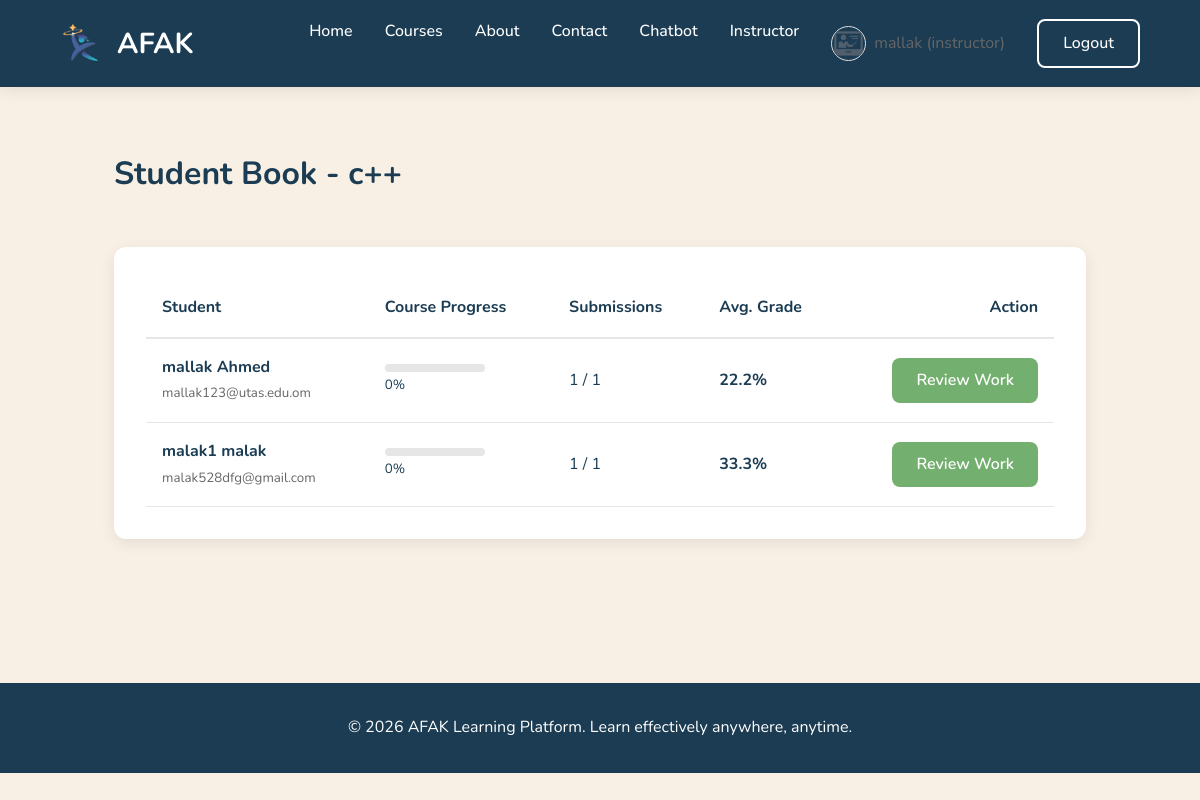
The app's page /instructor/students.php (signed in) with its own data.
### tables this page shows
CREATE TABLE IF NOT EXISTS `courses` (
  `id` int(10) UNSIGNED NOT NULL AUTO_INCREMENT,
  `title` varchar(255) NOT NULL,
  `slug` varchar(191) NOT NULL,
  `description` text NOT NULL,
  `short_description` varchar(500) DEFAULT NULL,
  `thumbnail_url` varchar(500) DEFAULT NULL,
  `category_id` int(10) UNSIGNED DEFAULT NULL,
  `instructor_id` int(10) UNSIGNED NOT NULL,
  `status` enum('draft','pending_review','approved','rejected','published') NOT NULL DEFAULT 'draft',
  `is_free` tinyint(1) NOT NULL DEFAULT '1',
  `price` decimal(10,2) DEFAULT NULL,
  `duration_hours` int(10) UNSIGNED DEFAULT NULL COMMENT 'Estimated total hours',
  `level` enum('beginner','intermediate','advanced','all') DEFAULT 'all',
  `learning_style` enum('visual','verbal','mixed') NOT NULL DEFAULT 'mixed',
  `approved_by` int(10) UNSIGNED DEFAULT NULL,
  `approved_at` timestamp NULL DEFAULT NULL,
  `rejection_reason` text,
  `created_at` timestamp NULL DEFAULT CURRENT_TIMESTAMP,
  `updated_at` timestamp NULL DEFAULT CURRENT_TIMESTAMP ON UPDATE CURRENT_TIMESTAMP,
  `cover_url` varchar(500) DEFAULT NULL COMMENT 'Course cover image',
  PRIMARY KEY (`id`),
  UNIQUE KEY `slug` (`slug`),
  KEY `approved_by` (`approved_by`),
  KEY `idx_courses_status` (`status`),
  KEY `idx_courses_instructor` (`instructor_id`),
  KEY `idx_courses_category` (`category_id`)
);

CREATE TABLE IF NOT EXISTS `enrollments` (
  `id` int(10) UNSIGNED NOT NULL AUTO_INCREMENT,
  `student_id` int(10) UNSIGNED NOT NULL,
  `course_id` int(10) UNSIGNED NOT NULL,
  `status` enum('active','completed','dropped') NOT NULL DEFAULT 'active',
  `enrolled_at` timestamp NULL DEFAULT CURRENT_TIMESTAMP,
  `completed_at` timestamp NULL DEFAULT NULL,
  `progress_percent` decimal(5,2) NOT NULL DEFAULT '0.00',
  `time_spent_seconds` int(10) UNSIGNED NOT NULL DEFAULT '0',
  PRIMARY KEY (`id`),
  UNIQUE KEY `unique_enrollment` (`student_id`,`course_id`),
  KEY `idx_enrollments_student` (`student_id`),
  KEY `idx_enrollments_course` (`course_id`),
  KEY `idx_enrollments_status` (`status`)
);

CREATE TABLE IF NOT EXISTS `users` (
  `id` int(10) UNSIGNED NOT NULL AUTO_INCREMENT,
  `username` varchar(50) NOT NULL,
  `email` varchar(191) NOT NULL,
  `password_hash` varchar(255) NOT NULL,
  `first_name` varchar(100) NOT NULL,
  `last_name` varchar(100) NOT NULL,
  `role` enum('student','instructor','admin') NOT NULL DEFAULT 'student',
  `avatar_url` varchar(500) DEFAULT NULL,
  `bio` text,
  `is_active` tinyint(1) NOT NULL DEFAULT '1',
  `email_verified_at` timestamp NULL DEFAULT NULL,
  `last_login_at` timestamp NULL DEFAULT NULL,
  `created_at` timestamp NULL DEFAULT CURRENT_TIMESTAMP,
  `updated_at` timestamp NULL DEFAULT CURRENT_TIMESTAMP ON UPDATE CURRENT_TIMESTAMP,
  `survey_skipped` tinyint(1) DEFAULT '0',
  PRIMARY KEY (`id`),
  UNIQUE KEY `username` (`username`),
  UNIQUE KEY `email` (`email`),
  KEY `idx_users_role` (`role`)
);

### includes/functions.php (called while the page is built, shortened)
<?php
function e(string $str): string {
    return htmlspecialchars($str, ENT_QUOTES, 'UTF-8');
}

### instructor/students.php (the view, shortened to what this page needs)
<?php
require_once __DIR__ . '/../config/db.php';
require_once __DIR__ . '/../includes/functions.php';
$instructorId = $_SESSION['user_id'];
$stmt = $pdo->prepare("SELECT id, title FROM courses WHERE instructor_id = ? ORDER BY title ASC");
$stmt->execute([$instructorId]);
$courses = $stmt->fetchAll();
$courseId = (int)($_GET['course_id'] ?? (!empty($courses) ? $courses[0]['id'] : 0));
$students = [];
$courseTitle = '';
if ($courseId) {
    foreach ($courses as $c) {
        if ($c['id'] == $courseId) {
            $courseTitle = $c['title'];
            break;
        }
    }
    $stmt = $pdo->prepare("
        SELECT u.id as student_id, u.first_name, u.last_name, u.email,
               e.progress_percent, e.status, e.id as enrollment_id
        FROM enrollments e
        JOIN users u ON e.student_id = u.id
        JOIN courses c ON e.course_id = c.id
        WHERE e.course_id = ? AND c.instructor_id = ?
        ORDER BY u.last_name, u.first_name
    ");
    $stmt->execute([$courseId, $instructorId]);
    $students = $stmt->fetchAll();
    $stmt = $pdo->prepare("SELECT COUNT(*) FROM assessments WHERE course_id = ?");
    $stmt->execute([$courseId]);
    $totalAssessments = $stmt->fetchColumn();
}
require_once __DIR__ . '/../includes/header.php';
?>
<div class="container">
    <h2 class="section-title">Student Book <?= $courseTitle ? '- ' . e($courseTitle) : '' ?></h2>
    <?php if ($courseId && !empty($students)): $courseIdEnc = (int)$courseId; ?>
        <div class="form-card" style="max-width: 100%;">
            <table style="width: 100%; border-collapse: collapse;">
                <thead>
                    <tr style="border-bottom: 2px solid var(--border);">
                        <th style="padding: 1rem; text-align: left;">Student</th>
                        <th style="padding: 1rem; text-align: left;">Course Progress</th>
                        <th style="padding: 1rem; text-align: left;">Submissions</th>
                        <th style="padding: 1rem; text-align: left;">Avg. Grade</th>
                        <th style="padding: 1rem; text-align: right;">Action</th>
                    </tr>
                </thead>
                <tbody>
                    <?php foreach ($students as $s): ?>
                        <tr style="border-bottom: 1px solid var(--border);">
                            <td style="padding: 1rem;">
                                <strong><?= e($s['first_name'] . ' ' . $s['last_name']) ?></strong><br>
                                <small class="text-muted"><?= e($s['email']) ?></small>
                            </td>
                            <td style="padding: 1rem;">
                                <div class="progress-bar" style="width: 100px; height: 8px;"><div class="progress-bar-fill" style="width: <?= (float)$s['progress_percent'] ?>%"></div></div>
                                <small><?= number_format($s['progress_percent'], 0) ?>%</small>
                            </td>
                            <td style="padding: 1rem;">
                                <?php
                                $sub = $pdo->prepare("SELECT COUNT(DISTINCT assessment_id) FROM assessment_attempts WHERE enrollment_id = ?");
                                $sub->execute([$s['enrollment_id']]);
                                $count = $sub->fetchColumn();
                                echo "<span class='badge'>" . $count . " / " . $totalAssessments . "</span>";
                                ?>
                            </td>
                            <td style="padding: 1rem; font-weight: bold;">
                                <?php
                                $score = $pdo->prepare("SELECT AVG(percent_score) FROM assessment_attempts WHERE enrollment_id = ?");
                                $score->execute([$s['enrollment_id']]);
                                $avg = $score->fetchColumn();
                                echo $avg !== null ? number_format($avg, 1) . '%' : '--';
                                ?>
                            </td>
                            <td style="padding: 1rem; text-align: right;">
                                <a href="grade-student.php?enrollment_id=<?= $s['enrollment_id'] ?>" class="btn btn-primary btn-sm">Review Work</a>
                            </td>
                        </tr>
                    <?php endforeach; ?>
                </tbody>
            </table>
        </div>
    <?php elseif ($courseId && empty($students)): ?>
        <p class="text-muted">No students are currently enrolled in this course.</p>
    <?php else: ?>
        <div class="alert alert-info">Please select a course from your <a href="<?= url('instructor/index.php') ?>">Dashboard</a> to view the Student Book.</div>
    <?php endif; ?>
</div>
<?php require_once __DIR__ . '/../includes/footer.php'; ?>

### assets/css/style.css (style rules this page uses)
:root { --primary: #1B3C53; --primary-dark: #163042; --accent: #73AF6F; --beige: #EADBC8; --beige-dark: #DAC0A3; --background: #F8F0E5; --white: #ffffff; --border: #e6e6e6; --text: #1B3C53; --text-muted: #666; --dark: #1B3C53; --shadow: 0 4px 15px rgba(0,0,0,0.08); }
* { margin: 0; padding: 0; box-sizing: border-box; }
body { font-family: 'Nunito', sans-serif; background: var(--background); color: var(--text); line-height: 1.6; }
a { text-decoration: none; color: var(--primary); }
.container, .header-inner, .footer-inner, .main-content { width: 90%; max-width: 1200px; margin: auto; }
.btn { display: inline-block; padding: 0.6rem 1.5rem; border-radius: 8px; font-weight: 600; border: none; cursor: pointer; transition: 0.3s ease; }
.btn-primary { background: var(--accent); color: white; }
.section-title { font-size: 2rem; margin: 3rem 0; }
.form-card { max-width: 450px; margin: 3rem auto; padding: 2rem; background: white; border-radius: 12px; box-shadow: var(--shadow); }
.progress-bar { height: 8px; background: var(--border); border-radius: 4px; overflow: hidden; }
.text-muted { color: var(--text-muted); }

### records on screen
courses: title "c++"
enrollments: student.last_name "mallak Ahmed", student.email "mallak123@utas.edu.om", progress_percent "0", count "1", totalAssessments "1", avg "22.2"
enrollments: student.last_name "malak1 malak", student.email "malak528dfg@gmail.com", progress_percent "0", count "1", totalAssessments "1", avg "33.3"

### other values on screen
$_SESSION['first_name'] "mallak"
$_SESSION['role'] "instructor"
